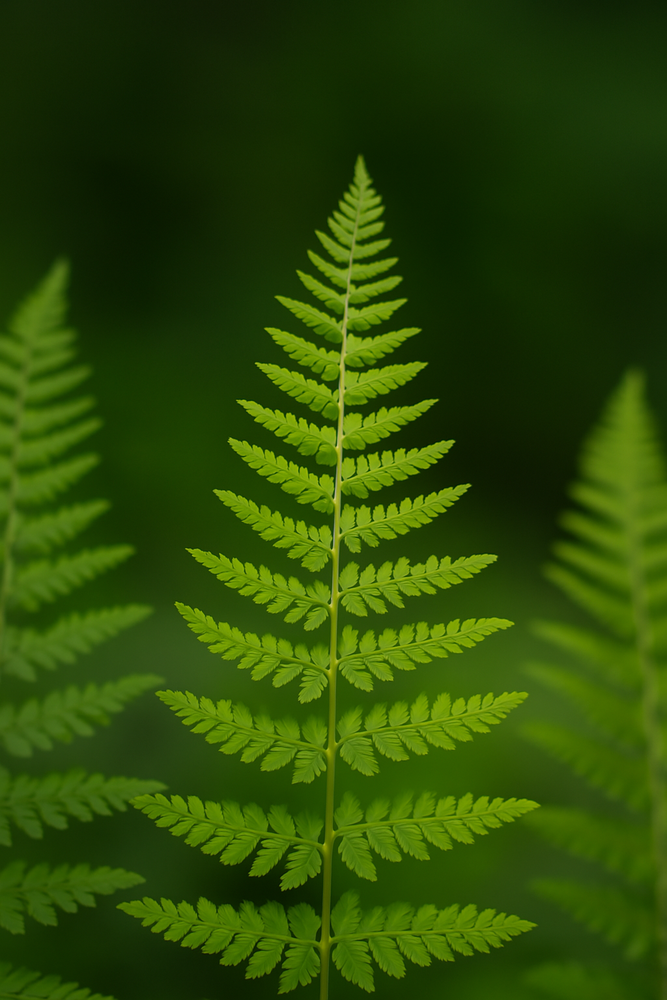
#> input picture lab3/input.png, 667 x 1000 px, shrunk from 1024 x 1536 before the run, found by its file name
$ python lab3.py
#> lines starting #> are read from the running program, lines starting #| are printed output that depends on the picture; after the words box and inside, x2 and y2 are one past the last pixel; in counts of white or black regions, pixels touching at a corner belong together
import cv2
import numpy as np


image_path = 'D:/Vedere_artificiala/lab3/input.png'
image = cv2.imread(image_path)
#> image is the input picture: shape (1000, 667, 3); mean B, G, R 5, 73.7, 43.6


height, width = image.shape[:2]
#> height = 1000; width = 667


central_width = int(width * 0.7)
#> central_width = 466
central_height = int(height * 0.7)
#> central_height = 700


start_x = (width - central_width) // 2
#> start_x = 100
start_y = (height - central_height) // 2
#> start_y = 150

central_region = image[start_y:start_y+central_height, start_x:start_x+central_width]
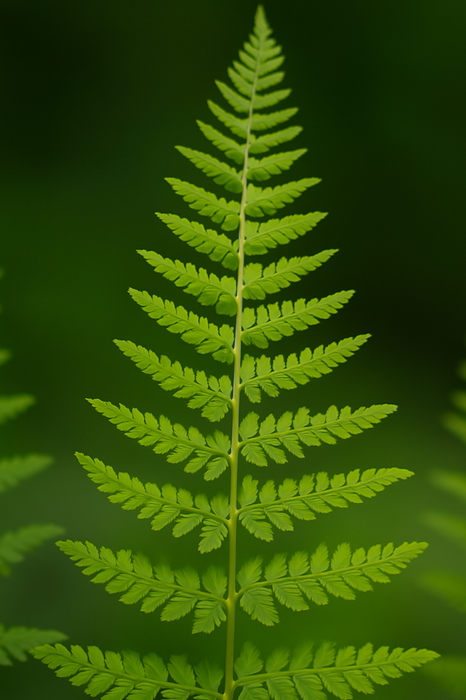
#> central_region: shape (700, 466, 3); mean B, G, R 5.2, 80, 49


gray = cv2.cvtColor(central_region, cv2.COLOR_BGR2GRAY)
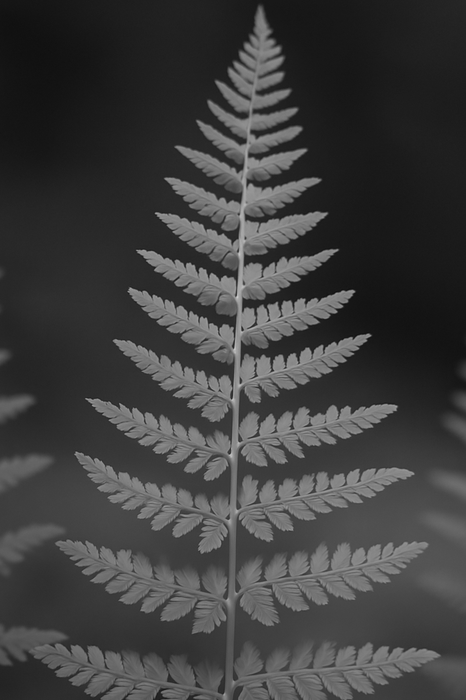
#> gray: shape (700, 466); min 15, max 202, mean 62.2


adaptive_threshold = cv2.adaptiveThreshold(
    gray, 255, cv2.ADAPTIVE_THRESH_GAUSSIAN_C, cv2.THRESH_BINARY, 11, 2
)
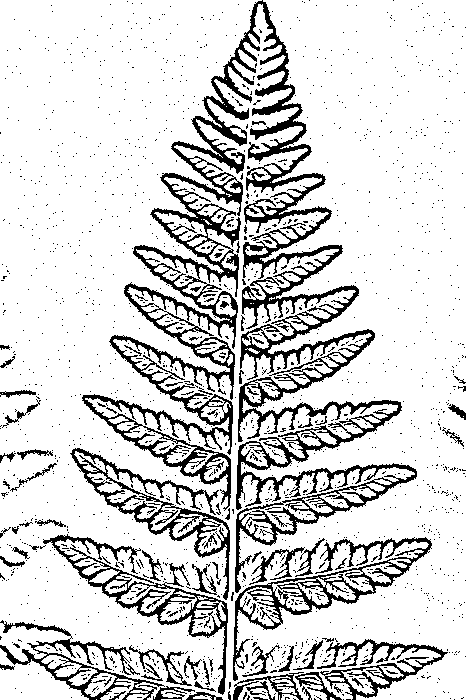
#> adaptive_threshold: shape (700, 466); 83.3% white; 1790 black regions (1701 under 20 px), largest, box (x1, y1, x2, y2) and area: (82, 0, 417, 593) 30449, (233, 537, 432, 681) 3652, (43, 534, 228, 695) 3266


border_width = int(width * 0.15)
#> border_width = 100
border_height = int(height * 0.15)
#> border_height = 150


border_region = image[start_y-border_height:start_y+central_height+border_height, start_x-border_width:start_x+central_width+border_width]


gray_border = cv2.cvtColor(border_region, cv2.COLOR_BGR2GRAY)
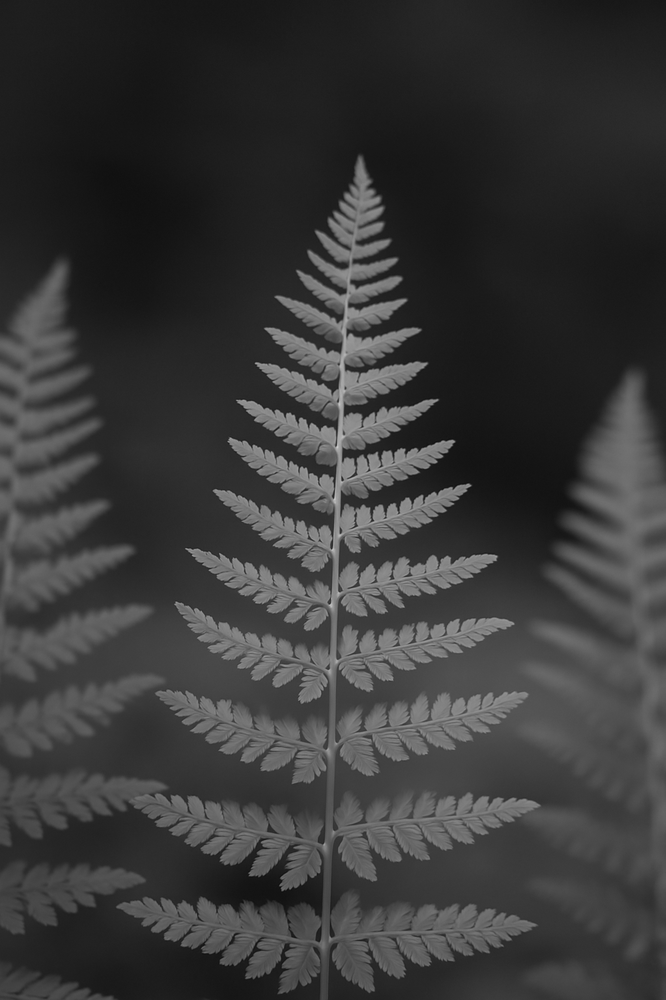
#> gray_border: shape (1000, 666); min 15, max 202, mean 56.9


blurred_border = cv2.GaussianBlur(gray_border, (15, 15), 0)


image[start_y:start_y+central_height, start_x:start_x+central_width] = cv2.cvtColor(adaptive_threshold, cv2.COLOR_GRAY2BGR)
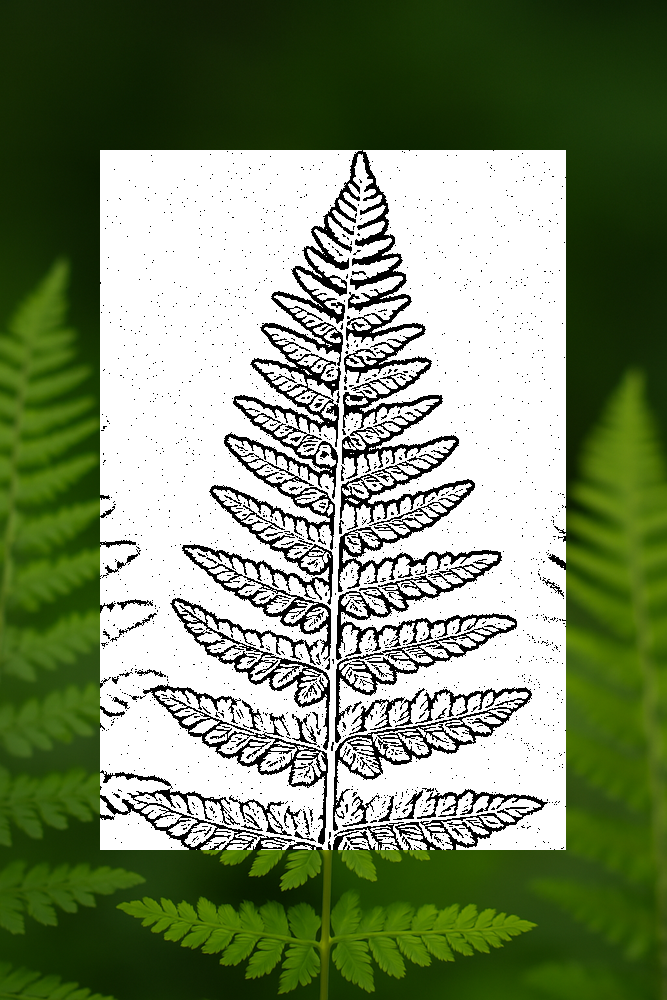
#> image: shape (1000, 667, 3); mean B, G, R 106.3, 138.4, 123.4


image[start_y-border_height:start_y+central_height+border_height, start_x-border_width:start_x+central_width+border_width] = cv2.cvtColor(blurred_border, cv2.COLOR_GRAY2BGR)


cv2.imwrite('output_image.jpg', image)


cv2.imshow('Processed Image', image)
cv2.waitKey(0)
cv2.destroyAllWindows()
